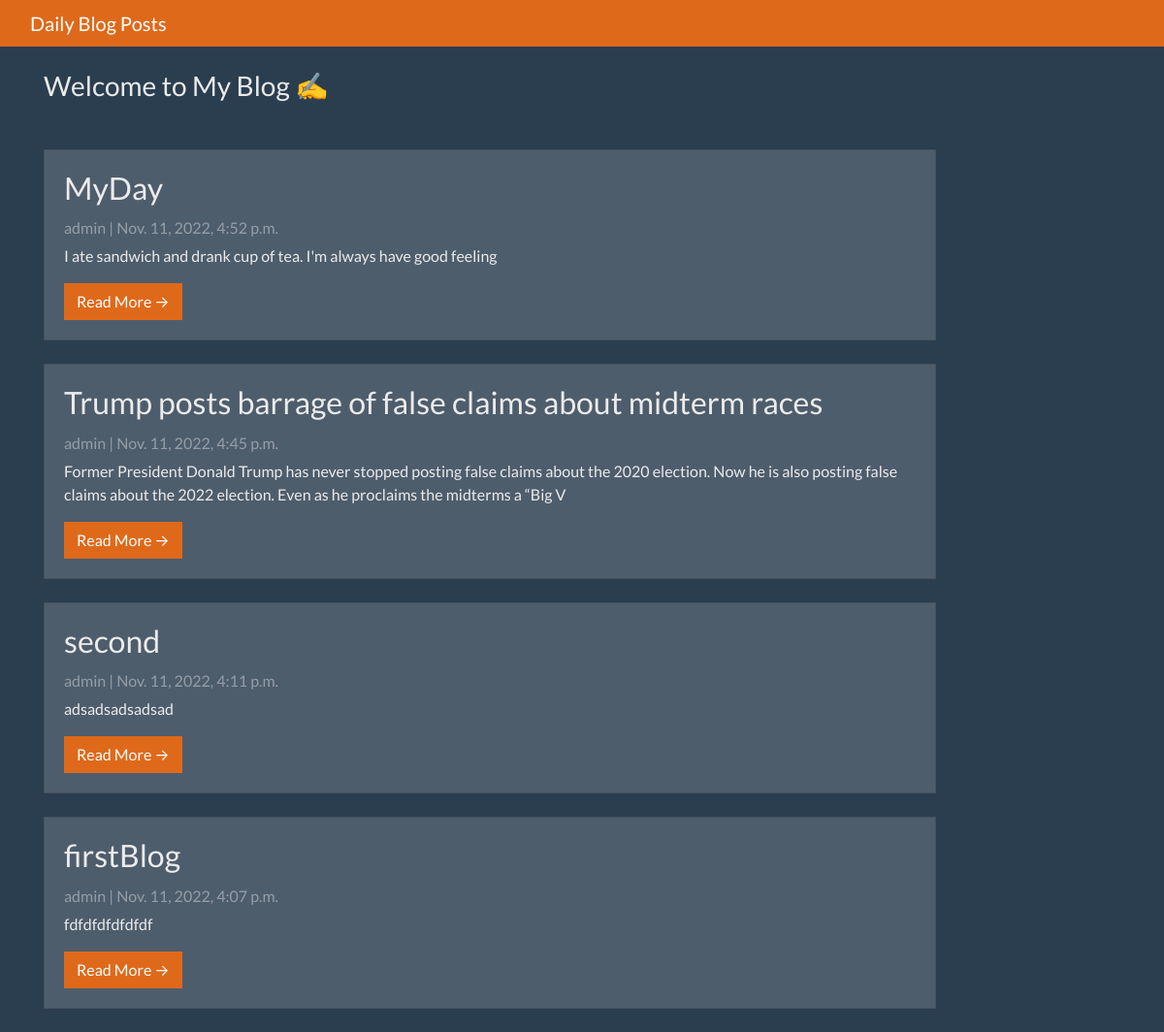
The page / on the database its author committed.
### blogProj/models.py (models this page shows, shortened)
class Post(models.Model):
    title = models.CharField(max_length=200,unique=True)
    slug = models.SlugField(max_length=200,unique=True)
    author = models.ForeignKey(User,on_delete=models.CASCADE,related_name='blog_posts')
    created_on = models.DateTimeField(auto_now_add=True)
    update_on = models.DateTimeField(auto_now=True)
    content = models.TextField()
    status = models.IntegerField(choices=STATUS,default=0)
    class Meta:
        ordering = ['-created_on']

### blogProj/views.py (the view)
# urls.py: path('', views.PostList.as_view(), name="home"),
class PostList(generic.ListView):
    queryset = Post.objects.filter(status=1).order_by('-created_on')
    template_name = 'index.html'

### blogProj/templates/index.html (shortened to what this page needs)
{% extends "base.html" %}
{% block content %}
<header class="masthead">
  <div class="container">
    <div class="row">
      <div class=" col-md-8 col-md-10 mx-0">
        <div class="site-heading">
          <h3 class=" site-heading my-4 mt-3 text-black"> Welcome to My Blog ✍️ </h3>
        </div>
      </div>
    </div>
  </div>
</header>
<div class="container">
  <div class="row">
    <div class="col-md-10 mt-4 left">
      {% for post in post_list %}
      <div class="card mb-4">
        <div class="card-body">
          <h2 class="card-title">{{ post.title }}</h2>
          <p class="card-text text-muted h6">{{ post.author }} | {{ post.created_on}} </p>
          <p class="card-text">{{post.content|slice:":200"}}</p>
          <a href="{% url 'post_detail' post.slug  %}" class="btn btn-primary">Read More &rarr;</a>
        </div>
      </div>
      {% endfor %}
    </div>
  </div>
</div>
{%endblock%}

### blogProj/templates/base.html (shortened to what this page needs)
<!DOCTYPE html>
<html>
<head>
  <link rel="stylesheet" href="https://cdnjs.cloudflare.com/ajax/libs/bootswatch/4.5.2/superhero/bootstrap.min.css">
</head>
<body>
    <nav class="navbar navbar-expand-lg navbar-dark bg-primary" id="mainNav">
        <div class="container-fluid">
            <a class="navbar-brand" href="{% url 'home' %}">Daily Blog Posts</a>
        </div>
    </nav>
    {% block content %}
    {% endblock content %}
</body>
</html>

### rows shown on the page
Post: title "MyDay", author "admin", created_on "Nov. 11, 2022, 4:52 p.m.", content "I ate sandwich and drank cup of tea. I'm always have good feeling"
Post: title "Trump posts barrage of false claims about midterm races", author "admin", created_on "Nov. 11, 2022, 4:45 p.m.", content "Former President Donald Trump has never stopped posting false claims about the 2020 election. Now he is also posting false claims about the 2022 election. Even as he proclaims the midterms a “Big V"
Post: title "second", author "admin", created_on "Nov. 11, 2022, 4:11 p.m.", content "adsadsadsadsad"
Post: title "firstBlog", author "admin", created_on "Nov. 11, 2022, 4:07 p.m.", content "fdfdfdfdfdfdf"
